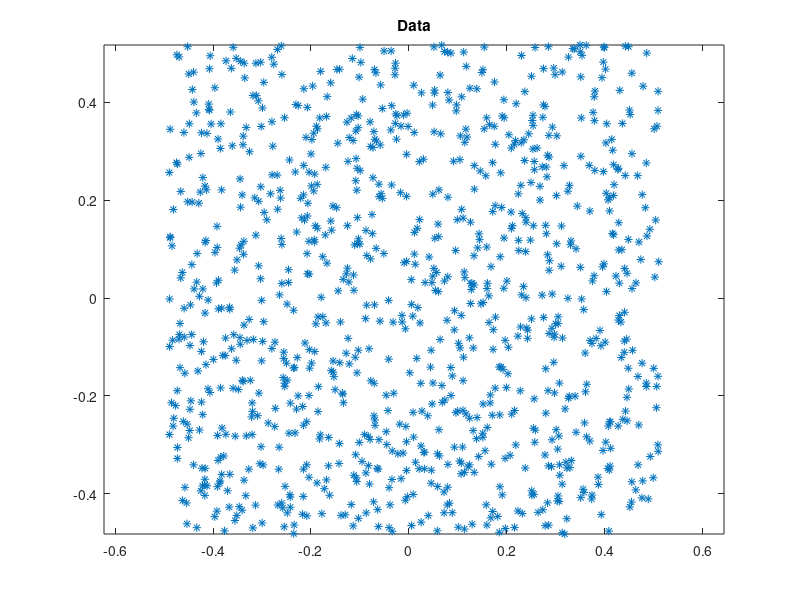

MATLAB code for this plot: (Note: this script raises an error after producing the figure.)
%ICA on two unif. ind. sources

clear all, clc, close all
s=[rand(1,1000)
rand(1,1000)];  %sources

s=s-(ones(1000,1)*mean(s'))';
original_mixing_matrix=rand(2,2);%random choice
%original_mixing_matrix=[1 1.7; 1.5 2];%manual choice
x=original_mixing_matrix*s;%mixing the components
cr=cov(x');
figure;
plot(s(1,:),s(2,:),'*'), title('Data');  axis equal



close all

%%PCA
[E,D]=eig(cr);
y_pca=E'*x;     
%%%ICA
X=x; 
[icasig,A,W]=fastica(X,'approach','symm','g','tanh');



f1=figure; 

plot(x(1,:),x(2,:),'*');
t1=title('Observation Space')
hold on;
mod1=3*sqrt(E(1,1)^2+E(2,1)^2);
mod2=3*sqrt(E(1,2)^2+E(2,2)^2);
l1=line([0 E(1,1)]/mod1, [0 E(2,1)]/mod1);
hold on;
l2=line([0 E(1,2)]/mod2, [0 E(2,2)]/mod2)
axis equal
axis([-0.8 0.8 -0.8 0.8])

set(l1,'LineStyle','-.','LineWidth',2,'Color',[1 0 0])
set(l2,'LineStyle','-.','LineWidth',2,'Color',[1 0 0]);
lab1=xlabel('x1');
lab2=ylabel('x2');

axis equal


%%%

mod1=3*sqrt(A(1,1)^2+A(2,1)^2);
mod2=3*sqrt(A(1,2)^2+A(2,2)^2);

l3=line([0 A(1,1)]/mod1, [0 A(2,1)]/mod1,'Color',[0 1 1]);
l4=line([0 A(1,2)]/mod2, [0 A(2,2)]/mod2,'Color',[0 1 1]);

set(l3,'LineStyle','-','Color',[0 1 0],'LineWidth',2)
set(l4,'LineStyle','-','Color',[0 1 0],'LineWidth',2);


lab1=xlabel('x1');
lab2=ylabel('x2');



legend([l1, l3],'PCA','ICA')

V=D^(-0.5)*E';


y_wht=V*x;

figure;
plot(y_wht(1,:),y_wht(2,:),'*');

axis equal

t2=title('After Whitening')

zA=V*A;
zE=V*E;
hold on;
mod1=0.5*sqrt(zE(1,1)^2+zE(2,1)^2);
mod2=0.5*sqrt(zE(1,2)^2+zE(2,2)^2);

l1=line([0 zE(1,1)]/mod1, [0 zE(2,1)]/mod1);
hold on;
l2=line([0 zE(1,2)]/mod2, [0 zE(2,2)]/mod2)
axis equal
axis([-3 3 -3 3])
set(l1,'LineStyle','-.','LineWidth',2,'Color',[1 0 0])
set(l2,'LineStyle','-.','LineWidth',2,'Color',[1 0 0]);


mod1=0.5*sqrt(zA(1,1)^2+zA(2,1)^2);
mod2=0.5*sqrt(zA(1,2)^2+zA(2,2)^2);

l3=line([0 zA(1,1)]/mod1, [0 zA(2,1)]/mod1,'Color',[0 1 1]);
l4=line([0 zA(1,2)]/mod2, [0 zA(2,2)]/mod2,'Color',[0 1 1]);

set(l3,'LineStyle','-','Color',[0 1 0],'LineWidth',2)
set(l4,'LineStyle','-','Color',[0 1 0],'LineWidth',2);


lab1=xlabel('z1');
lab2=ylabel('z2');


t2=title('After whitening')

zA=V*A;
zE=V*E;
hold on;
mod1=0.5*sqrt(zE(1,1)^2+zE(2,1)^2);
mod2=0.5*sqrt(zE(1,2)^2+zE(2,2)^2);

l1=line([0 zE(1,1)]/mod1, [0 zE(2,1)]/mod1);
hold on;
l2=line([0 zE(1,2)]/mod2, [0 zE(2,2)]/mod2)
axis equal
axis([-3 3 -3 3])
set(l1,'LineStyle','-.','LineWidth',2,'Color',[1 0 0])
set(l2,'LineStyle','-.','LineWidth',2,'Color',[1 0 0]);


mod1=0.5*sqrt(zA(1,1)^2+zA(2,1)^2);
mod2=0.5*sqrt(zA(1,2)^2+zA(2,2)^2);

l3=line([0 zA(1,1)]/mod1, [0 zA(2,1)]/mod1,'Color',[0 1 1]);
l4=line([0 zA(1,2)]/mod2, [0 zA(2,2)]/mod2,'Color',[0 1 1]);

set(l3,'LineStyle','-','Color',[0 1 0],'LineWidth',2)
set(l4,'LineStyle','-','Color',[0 1 0],'LineWidth',2);


lab1=xlabel('z1');
lab2=ylabel('z2');


legend([l1, l3],'PCA','ICA')

%%%ICA
X=x; 
[icasig,A,W]=fastica(X,'approach','symm','g','tanh');

figure;
plot(icasig(1,:),icasig(2,:),'*')
axis equal



t2=title('After ICA')

zA=W*A;
zE=W*E;
hold on;
mod1=0.5*sqrt(zE(1,1)^2+zE(2,1)^2);
mod2=0.5*sqrt(zE(1,2)^2+zE(2,2)^2);
% mod1=1;
% mod2=1;
l1=line([0 zE(1,1)]/mod1, [0 zE(2,1)]/mod1);
hold on;
l2=line([0 zE(1,2)]/mod2, [0 zE(2,2)]/mod2)
axis equal
axis([-3 3 -3 3])
set(l1,'LineStyle','-.','LineWidth',2,'Color',[1 0 0])
set(l2,'LineStyle','-.','LineWidth',2,'Color',[1 0 0]);


mod1=0.5*sqrt(zA(1,1)^2+zA(2,1)^2);
mod2=0.5*sqrt(zA(1,2)^2+zA(2,2)^2);

l3=line([0 zA(1,1)]/mod1, [0 zA(2,1)]/mod1,'Color',[0 1 1]);
l4=line([0 zA(1,2)]/mod2, [0 zA(2,2)]/mod2,'Color',[0 1 1]);

set(l3,'LineStyle','-','Color',[0 1 0],'LineWidth',2)
set(l4,'LineStyle','-','Color',[0 1 0],'LineWidth',2);


lab1=xlabel('s1');
lab2=ylabel('s2');


legend([l1, l3],'PCA','ICA')
